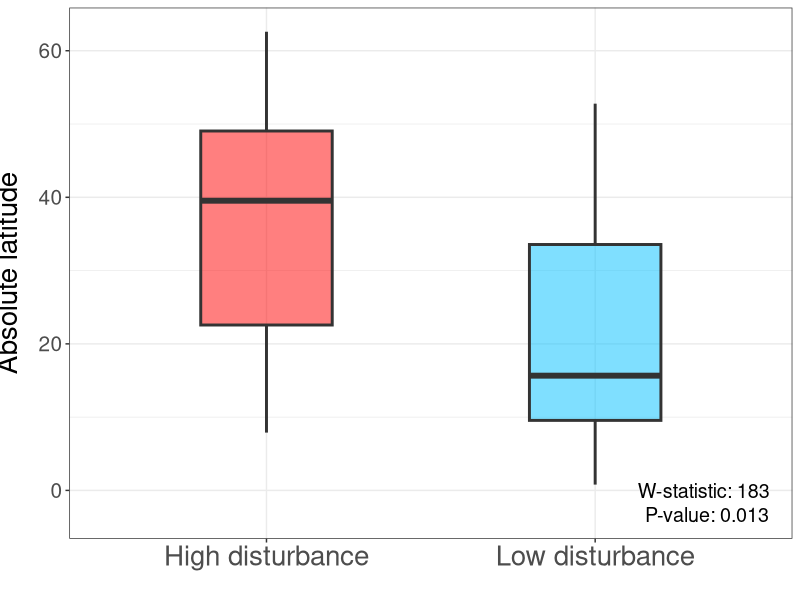

Generate this figure with R:
library(tidyverse)
library(boot)
library(broom)
library(cowplot)
library(dplyr)
library(ggplot2)
library(readxl)

## Read in Data
site_data <- read_excel("Data/Supplementatry Dataset 1.xlsx", sheet = 2) %>%
  dplyr::select("Dataset_ID", "Latitude", "Disturbance", "Seasonality")

species_data <- read_excel("Data/Supplementatry Dataset 1.xlsx", sheet = 3) %>%
  dplyr::select("Species_name", "Order", "nHWI", "Hand.Wing.Index", "Mass (g)", "Forest_dependency")

site_sp_list <- read_excel("Data/Supplementatry Dataset 1.xlsx", sheet = 4) %>%
  filter(Species_name %in% species_data$Species_name)

##Combine
data <- left_join(site_sp_list, site_data)
data <- left_join(data, species_data)

## Add Suffic
data$Disturbance <- paste(data$Disturbance, "disturbance")

## Convert Latitude to absolute latitude for modelling
data$abs_lat <- abs(data$Latitude)

## Drop to just the study_landscapes
data <- data %>%
  distinct(Dataset_ID, .keep_all = TRUE)


## Subset the different disturbance groups
dist_1 <- data %>% dplyr::filter(Disturbance == "High disturbance")
dist_0 <- data %>% dplyr::filter(Disturbance == "Low disturbance")

## run the wilcoxon test
test <- wilcox.test(dist_1$abs_lat, dist_0$abs_lat, alternative = "two.sided")

## save plot
dev.size("px")
jpeg("NEE main files/Figures/Extended Data/Extended data figure 1.jpg",
    width = 825/1.5,
    height = 691/1.5)

ggplot(data) + 
  xlab("") +
  ylab("Absolute latitude") +
  geom_boxplot(aes(x = Disturbance, y = abs_lat, fill = Disturbance), width = 0.4, draw_quantiles = 0.5, size = 1, alpha = 0.5) +
  scale_fill_manual(values = c("red", "deepskyblue")) +
  theme_bw() +
  theme(legend.position = "none",
        axis.title.y = element_text(size = 20, vjust = 2.5),
        axis.text.x = element_text(size = 20),
        axis.text.y = element_text(size = 15))  +
  annotate("text", x= 2.33, y= 0, label= paste("W-statistic:", test$statistic), size = 5) +
  annotate("text", x= 2.34, y= - 3.3, label= paste("P-value:", round(test$p.value, 3)), size = 5)

dev.off()
